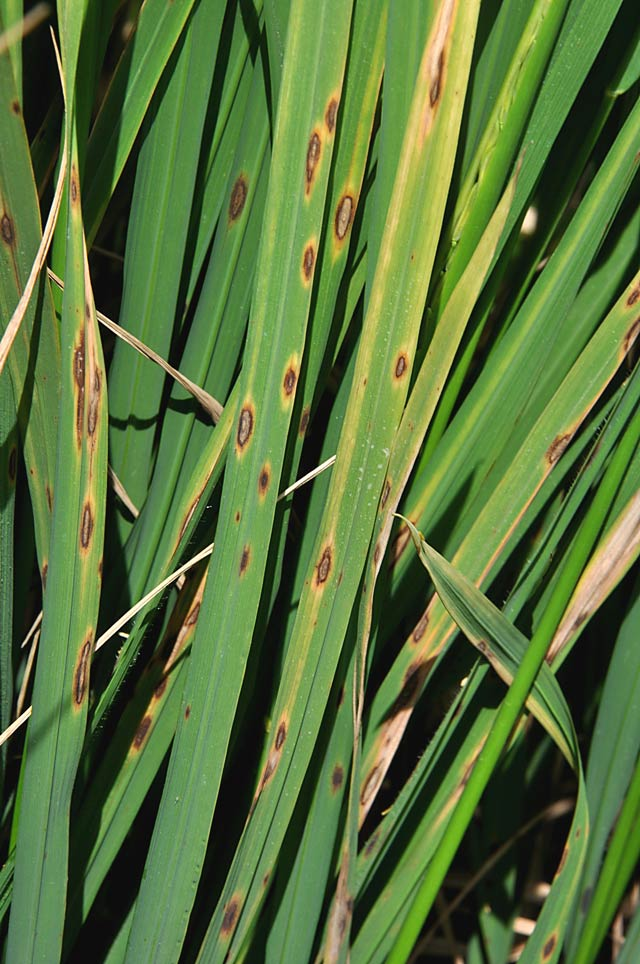
#> input picture test_brownspot.png, 640 x 964 px
$ python -i preprocessor.py   (imports and definitions only)   (older library calls are emulated)
#> lines starting #> are read from the running program, lines starting #| are printed output that depends on the picture; after the words box and inside, x2 and y2 are one past the last pixel; in counts of white or black regions, pixels touching at a corner belong together
### ml/preprocessor_shared.py
"""
Shared leaf preprocessing (train + inference).

Background removal is disabled by default (``REMOVE_BG_DEFAULT = False``) so the model
analyses the full original scene. Segmentation helpers remain for Layer 0 and optional
``remove_bg=True`` experiments.
"""

from __future__ import annotations

from collections import deque

import numpy as np
from PIL import Image

try:
    from scipy.ndimage import binary_fill_holes as _scipy_binary_fill_holes

    _SCIPY = True
except ImportError:
    _SCIPY = False

try:
    from skimage.measure import label as sk_label
    from skimage.morphology import closing, disk, opening

    _SKIMAGE = True
except ImportError:
    _SKIMAGE = False

_IMG_SIZE = 128
REMOVE_BG_DEFAULT = False

# Neutral backdrop after background removal (not pure white — avoids blown highlights)
_BG_COLOR = (235, 240, 235)
# Gentle luminance pull on masked leaf pixels only (no saturation/contrast boosts)
_LUMA_TARGET = 118.0
_LUMA_BLEND = 0.12
_CROP_MARGIN_FRAC = 0.06
# Segment on a downscaled copy for speed; final letterbox still targets ``size``.
_MAX_SEG_EDGE = 384


# [171 lines left out: functions _leaf_color_masks, plant_mask_from_rgb, green_leaf_fraction, _refine_plant_mask, _resize_for_segmentation, _largest_component and 6 more, not called in this run]


def _gentle_luminance_normalize(arr: np.ndarray, mask: np.ndarray) -> np.ndarray:
    """Slight per-image luminance alignment on leaf pixels; preserves hue ratios."""
    if mask.sum() < 64:
        return arr
    rgb = arr.astype(np.float32)
    luma = 0.299 * rgb[..., 0] + 0.587 * rgb[..., 1] + 0.114 * rgb[..., 2]
    leaf_luma = luma[mask]
    mean_luma = float(leaf_luma.mean())
    if abs(mean_luma - _LUMA_TARGET) < 4.0:
        return arr
    scale = 1.0 + (_LUMA_TARGET - mean_luma) / 255.0 * _LUMA_BLEND
    scaled = np.clip(rgb * scale, 0, 255).astype(np.uint8)
    out = arr.copy()
    out[mask] = scaled[mask]
    return out


def _letterbox_resize(img: Image.Image, size: int, bg: tuple[int, int, int]) -> Image.Image:
    w, h = img.size
    if w < 1 or h < 1:
        raise ValueError(f"Invalid image size {img.size!r}; cannot resize.")
    scale = min(size / w, size / h)
    nw = max(1, int(round(w * scale)))
    nh = max(1, int(round(h * scale)))
    resized = img.resize((nw, nh), Image.LANCZOS)
    canvas = Image.new("RGB", (size, size), bg)
    canvas.paste(resized, ((size - nw) // 2, (size - nh) // 2))
    return canvas


def preprocess_leaf(
    img: Image.Image,
    size: int = _IMG_SIZE,
    *,
    remove_bg: bool | None = None,
) -> Image.Image:
    """
    Canonical train/serve preprocessing: optional background removal + light normalize + resize.

    Background removal is controlled by ``remove_bg`` (defaults to ``REMOVE_BG_DEFAULT``).
    """
    if remove_bg is None:
        remove_bg = REMOVE_BG_DEFAULT

    rgb = img.convert("RGB")
    arr = np.array(rgb, dtype=np.uint8)

    if remove_bg:
        seg_arr, _ = _resize_for_segmentation(arr)
        seg_arr, mask = remove_background(seg_arr, _BG_COLOR)
        seg_arr = _crop_to_mask(seg_arr, mask, _CROP_MARGIN_FRAC)
        mask = plant_mask_from_rgb(seg_arr)
        if not mask.any():
            mask = np.ones(seg_arr.shape[:2], dtype=bool)
    else:
        seg_arr = arr
        mask = np.ones(seg_arr.shape[:2], dtype=bool)

    seg_arr = _gentle_luminance_normalize(seg_arr, mask)
    return _letterbox_resize(Image.fromarray(seg_arr), size, _BG_COLOR)

### ml/preprocessor.py
"""
Shared leaf preprocessing + feature extraction for train and inference.

Both ``ml.train_models`` and ``ml.pipeline`` call the same path:
    preprocess_leaf_image()  →  extract_features_from_pil()

Steps (identical at train and serve time):
  1. RGB load
  2. Very light luminance normalization
  3. Letterbox resize to 128×128

  Background removal is off by default (``REMOVE_BG_DEFAULT = False``); enable only via
  ``preprocess_leaf(..., remove_bg=True)`` for experiments (see ``ml/validate_preprocessing.py``).

Feature vector (~427 dims):
    color_moments (RGB + HSV + LAB) : 27
    LBP histogram                   : 18
    GLCM texture (5 props × 2d × 4a): 40
    HOG descriptor (32×32 patch)    : 324
    Edge energy histogram           : 18
"""

from __future__ import annotations

import numpy as np
from PIL import Image, ImageFilter, ImageOps

from .preprocessor_shared import (
    REMOVE_BG_DEFAULT,
    _BG_COLOR,
    _letterbox_resize,
    plant_mask_from_rgb,
    preprocess_leaf,
    remove_background,
)

try:
    from skimage.color import rgb2lab
    from skimage.feature import graycomatrix, graycoprops, hog, local_binary_pattern
    from skimage.filters import sobel

    _SKIMAGE = True
except ImportError:
    _SKIMAGE = False

_IMG_SIZE = 128
_HOG_SIZE = 32
EXPECTED_FEATURE_DIM = 427


def preprocess_leaf_image(img: Image.Image, size: int = _IMG_SIZE) -> Image.Image:
    """
    Canonical train/serve preprocessing: optional background removal + light normalize + resize.

    Call this (via ``prepare_image``) before augmentation during training and before
    feature extraction at inference so distributions stay matched.
    """
    return preprocess_leaf(img, size)


def prepare_image(img: Image.Image, size: int = _IMG_SIZE) -> Image.Image:
    """Alias used by training — same as ``preprocess_leaf_image``."""
    return preprocess_leaf_image(img, size)


# [24 lines left out: functions prepare_image_raw, load_preprocessed_image, not called in this run]


def _to_array(
    img: Image.Image,
    size: int = _IMG_SIZE,
    *,
    preprocess: bool = True,
) -> np.ndarray:
    if preprocess:
        img = preprocess_leaf_image(img, size)
    else:
        img = img.convert("RGB")
        if img.size != (size, size):
            img = _letterbox_resize(img, size, _BG_COLOR)
    return np.array(img, dtype=np.uint8)


def _color_moments(arr: np.ndarray) -> np.ndarray:
    """27-dim: mean/std/skew for each channel in RGB, HSV, LAB."""
    feats = []
    spaces = [arr.astype(np.float32)]

    r, g, b = arr[..., 0] / 255.0, arr[..., 1] / 255.0, arr[..., 2] / 255.0
    cmax = np.maximum(np.maximum(r, g), b)
    cmin = np.minimum(np.minimum(r, g), b)
    delta = cmax - cmin + 1e-8
    h = np.zeros_like(r)
    mr, mg, mb = cmax == r, cmax == g, cmax == b
    h[mr] = 60 * (((g[mr] - b[mr]) / delta[mr]) % 6)
    h[mg] = 60 * (((b[mg] - r[mg]) / delta[mg]) + 2)
    h[mb] = 60 * (((r[mb] - g[mb]) / delta[mb]) + 4)
    s = np.divide(delta, cmax, out=np.zeros_like(delta), where=cmax > 0)
    v = cmax
    spaces.append((np.stack([h / 360.0, s, v], axis=-1) * 255).astype(np.float32))

    if _SKIMAGE:
        lab = rgb2lab(arr.astype(np.float32) / 255.0)
        lab_norm = (lab - lab.min()) / (lab.max() - lab.min() + 1e-8) * 255
        spaces.append(lab_norm.astype(np.float32))
    else:
        spaces.append(arr.astype(np.float32))

    for space in spaces:
        for c in range(space.shape[2]):
            ch = space[..., c]
            mean = float(ch.mean())
            std = float(ch.std())
            skew = float(np.mean(((ch - mean) / (std + 1e-8)) ** 3))
            feats.extend([mean, std, skew])

    return np.array(feats, dtype=np.float32)


def _lbp_features(gray: np.ndarray, P: int = 16, R: int = 2) -> np.ndarray:
    if _SKIMAGE:
        lbp = local_binary_pattern(gray, P=P, R=R, method="uniform")
        n_bins = P + 2
        hist, _ = np.histogram(lbp.ravel(), bins=n_bins, range=(0, n_bins))
    else:
        hist, _ = np.histogram(gray.ravel(), bins=18, range=(0, 256))
    return (hist / (hist.sum() + 1e-8)).astype(np.float32)


def _glcm_features(gray: np.ndarray) -> np.ndarray:
    if not _SKIMAGE:
        return np.zeros(40, dtype=np.float32)
    g = (gray // 32).astype(np.uint8)
    gcm = graycomatrix(
        g,
        distances=[1, 2],
        angles=[0, np.pi / 4, np.pi / 2, 3 * np.pi / 4],
        levels=8,
        symmetric=True,
        normed=True,
    )
    props = ["contrast", "dissimilarity", "homogeneity", "energy", "correlation"]
    feats = []
    for prop in props:
        feats.extend(graycoprops(gcm, prop).ravel().tolist())
    return np.array(feats, dtype=np.float32)


def _hog_features(arr: np.ndarray) -> np.ndarray:
    if not _SKIMAGE:
        return np.zeros(324, dtype=np.float32)
    small = np.array(
        Image.fromarray(arr).resize((_HOG_SIZE, _HOG_SIZE), Image.LANCZOS)
    )
    gray = small.mean(axis=2).astype(np.float32)
    feat = hog(
        gray,
        orientations=9,
        pixels_per_cell=(8, 8),
        cells_per_block=(2, 2),
        block_norm="L2-Hys",
    )
    if len(feat) != 324:
        raise ValueError(
            f"HOG produced {len(feat)} features; expected 324. "
            "Retrain models after changing HOG parameters."
        )
    return feat.astype(np.float32)


def _edge_features(gray: np.ndarray) -> np.ndarray:
    if _SKIMAGE:
        edges = sobel(gray.astype(np.float64))
    else:
        edges = np.array(Image.fromarray(gray).filter(ImageFilter.FIND_EDGES), dtype=np.float64)
    e_min = float(edges.min())
    e_max = float(edges.max())
    if e_max <= e_min:
        e_max = e_min + 1.0
    hist, _ = np.histogram(edges.ravel(), bins=16, range=(e_min, e_max))
    hist = (hist / (hist.sum() + 1e-8)).astype(np.float32)
    return np.concatenate([[edges.mean(), edges.std()], hist]).astype(np.float32)


def extract_features_from_pil(img: Image.Image, *, preprocess: bool = True) -> np.ndarray:
    """
    Extract rich feature vector from a PIL Image (1-D float32, ~427 dims).

    Set ``preprocess=False`` when the image was already passed through
    ``prepare_image`` / ``preprocess_leaf_image`` (training augmentation path).
    """
    arr = _to_array(img, preprocess=preprocess)
    gray = arr.mean(axis=2).astype(np.uint8)
    parts = [
        _color_moments(arr),
        _lbp_features(gray),
        _glcm_features(gray),
        _hog_features(arr),
        _edge_features(gray),
    ]
    vec = np.concatenate(parts).astype(np.float32)
    if vec.size != EXPECTED_FEATURE_DIM:
        raise ValueError(
            f"Feature vector has {vec.size} dims; expected {EXPECTED_FEATURE_DIM}. "
            "Retrain models if the extractor changed."
        )
    return vec


# [22 lines left out: functions extract_features, extract_features_raw, not called in this run]


# ---------------------------------------------------------------------------
# Test-time augmentation (TTA)
# ---------------------------------------------------------------------------

_N_TTA = 5  # number of deterministic variants


def _tta_variants(base: Image.Image) -> list[Image.Image]:
    """Five deterministic TTA variants of an already-preprocessed 128×128 image."""
    return [
        base,
        ImageOps.mirror(base),
        ImageOps.flip(base),
        base.rotate(12, resample=Image.BILINEAR, fillcolor=_BG_COLOR),
        base.rotate(-12, resample=Image.BILINEAR, fillcolor=_BG_COLOR),
    ]


def extract_features_tta(image_path: str) -> np.ndarray:
    """
    Load image, preprocess once, then return shape (_N_TTA, n_features).

    Each row is a feature vector from a different deterministic augmentation.
    Pass to layer1/layer2 TTA functions to average probabilities across rows —
    this smooths out sensitivity to exact orientation and lighting.
    """
#> called with image_path = '../test_brownspot.png'
    with Image.open(image_path) as opened:
#> opened is the input picture: PIL image 640x964 RGB; mean R, G, B 88, 114.5, 58.7
        base = preprocess_leaf_image(opened)
#> in _gentle_luminance_normalize, `luma = 0.299 * rgb[..., 0] + 0.587 * rgb[..., 1] + 0.114 * rgb[..., 2]`:
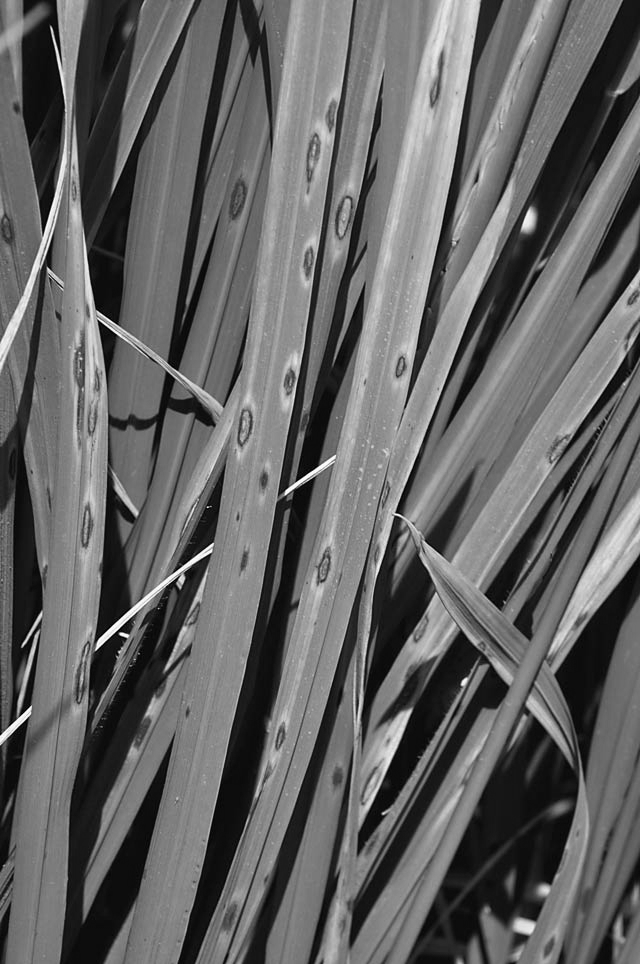
#> luma: shape (964, 640) float32; min 0, max 254, mean 100.2
#> in _gentle_luminance_normalize, `mean_luma = float(leaf_luma.mean())`: mean_luma = 100.2
#> in _gentle_luminance_normalize, `scale = 1.0 + (_LUMA_TARGET - mean_luma) / 255.0 * _LUMA_BLEND`: scale = 1.01
#> in _letterbox_resize, `canvas.paste(resized, ((size - nw) // 2, (size - nh) // 2))`:
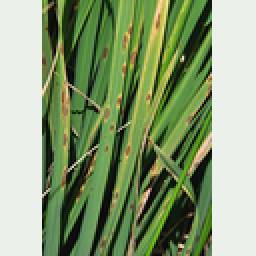
#> canvas: PIL image 128x128 RGB (shown 2 times larger); mean R, G, B 137.6, 157.1, 117.9
    variants = _tta_variants(base)
#> variants = 5 items
    rows = [extract_features_from_pil(v, preprocess=False) for v in variants]
#> in _color_moments, `mr, mg, mb = cmax == r, cmax == g, cmax == b`:
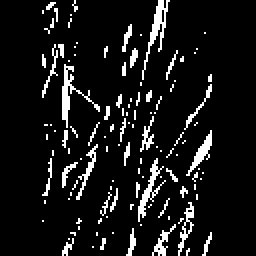
#> mr: shape (128, 128) bool (shown 2 times larger); 9% white in thin lines or dots, all inside (x1, y1, x2, y2) = (21, 0, 106, 128)
#> in _color_moments, `mr, mg, mb = cmax == r, cmax == g, cmax == b`: mb: shape (128, 128) bool; 1.3% white in thin lines or dots, all inside (x1, y1, x2, y2) = (21, 4, 106, 128)
#> in _color_moments, `h[mb] = 60 * (((r[mb] - g[mb]) / delta[mb]) + 4)`: h: shape (128, 128) float64; min 0, max 350, mean 103.3
#> in _color_moments, `s = np.divide(delta, cmax, out=np.zeros_like(delta), where=cmax > 0)`:
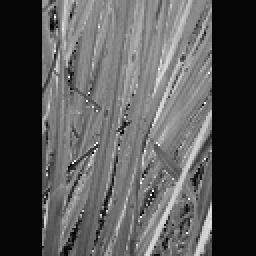
#> s: shape (128, 128) float64 (shown 2 times larger); min 0, max 1, mean 0.335
#> in _color_moments, `lab = rgb2lab(arr.astype(np.float32) / 255.0)`: lab: shape (128, 128, 3) float32; mean of channels 0, 1, 2 61.2, -13.7, 18.6
#> in _color_moments, `lab_norm = (lab - lab.min()) / (lab.max() - lab.min() + 1e-8) * 255`: lab_norm: shape (128, 128, 3) float32; mean of channels 0, 1, 2 195.7, 61.5, 119.4
#> the loop in _color_moments, `for space in spaces:` made 3 passes
#> after the loop in _color_moments, `for space in spaces:`: feats = 27 values, max 195.7 at index 18, min -0.456 at index 17, mean 59.79
#> in _lbp_features, `lbp = local_binary_pattern(gray, P=P, R=R, method="uniform")`:
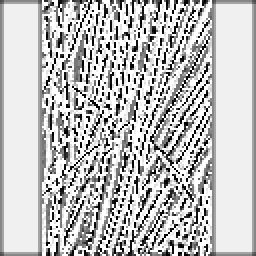
#> lbp: shape (128, 128) float64 (shown 2 times larger); min 0, max 17, mean 12.76; drawn with min black and max white
#> in _lbp_features, `hist, _ = np.histogram(lbp.ravel(), bins=n_bins, range=(0, n_bins))`: hist = 18 values, max 5303 at index 16, min 112 at index 4, mean 910.2
#> in _glcm_features, `g = (gray // 32).astype(np.uint8)`:
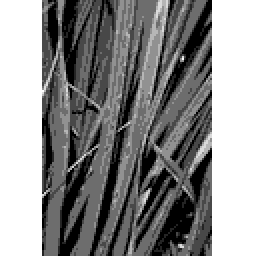
#> g: shape (128, 128) (shown 2 times larger); min 0, max 7, mean 3.84; drawn with min black and max white
#> after the loop in _glcm_features, `for prop in props:`: feats = 40 values, max 2.83 at index 4, min 0.252 at index 10, mean 0.814
#> in _hog_features, `feat = hog( gray, orientations=9, pixels_per_cell=(8, 8), cells_per_bl..`: feat = 324 values, max 0.352 at index 0, min 0 at index 22, mean 0.117
#> in _edge_features, `e_min = float(edges.min())`: e_min = 0
#> in _edge_features, `e_max = float(edges.max())`: e_max = 161.1
#> in _edge_features, `hist, _ = np.histogram(edges.ravel(), bins=16, range=(e_min, e_max))`: hist = [8367, 1879, 1368, 1082, 922, 811, 613, 425, 262, 223, 159, 100, 53, 34, 42, 44]
#> in _edge_features, `hist = (hist / (hist.sum() + 1e-8)).astype(np.float32)`: hist = [0.511, 0.115, 0.0835, 0.066, 0.0563, 0.0495, 0.0374, 0.0259, 0.016, 0.0136, 0.0097, 0.0061, 0.00323, 0.00208, 0.00256, 0.00269]
#> in extract_features_from_pil, `vec = np.concatenate(parts).astype(np.float32)`: vec = 427 values, max 195.7 at index 18, min -0.456 at index 17, mean 4.07
#> in _color_moments (call 2), `mr, mg, mb = cmax == r, cmax == g, cmax == b`: mr: shape (128, 128) bool; 9% white in thin lines or dots, all inside (x1, y1, x2, y2) = (22, 0, 107, 128)
#> in _color_moments (call 2), `mr, mg, mb = cmax == r, cmax == g, cmax == b`: mb: shape (128, 128) bool; 1.3% white in thin lines or dots, all inside (x1, y1, x2, y2) = (22, 4, 107, 128)
#> in _color_moments (call 2), `h[mb] = 60 * (((r[mb] - g[mb]) / delta[mb]) + 4)`: h: shape (128, 128) float64; min 0, max 350, mean 103.3
#> in _color_moments (call 2), `lab = rgb2lab(arr.astype(np.float32) / 255.0)`: lab: shape (128, 128, 3) float32; mean of channels 0, 1, 2 61.2, -13.7, 18.6
#> in _color_moments (call 2), `lab_norm = (lab - lab.min()) / (lab.max() - lab.min() + 1e-8) * 255`: lab_norm: shape (128, 128, 3) float32; mean of channels 0, 1, 2 195.7, 61.5, 119.4
#> the loop in _color_moments (call 2), `for space in spaces:` made 3 passes
#> in _hog_features (call 2), `small = np.array( Image.fromarray(arr).resize((_HOG_SIZE, _HOG_SIZE), ..`:
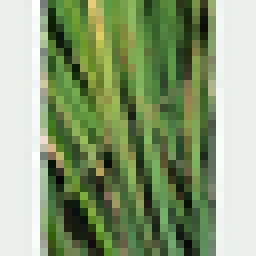
#> small: shape (32, 32, 3) (shown 8 times larger); mean R, G, B 137.6, 157.1, 117.9
#> in _hog_features (call 2), `feat = hog( gray, orientations=9, pixels_per_cell=(8, 8), cells_per_bl..`: feat = 324 values, max 0.346 at index 295, min 0 at index 3, mean 0.118
#> rows = 5 items
    return np.stack(rows)  # (_N_TTA, EXPECTED_FEATURE_DIM)

>>> result = extract_features_tta('../test_brownspot.png')
